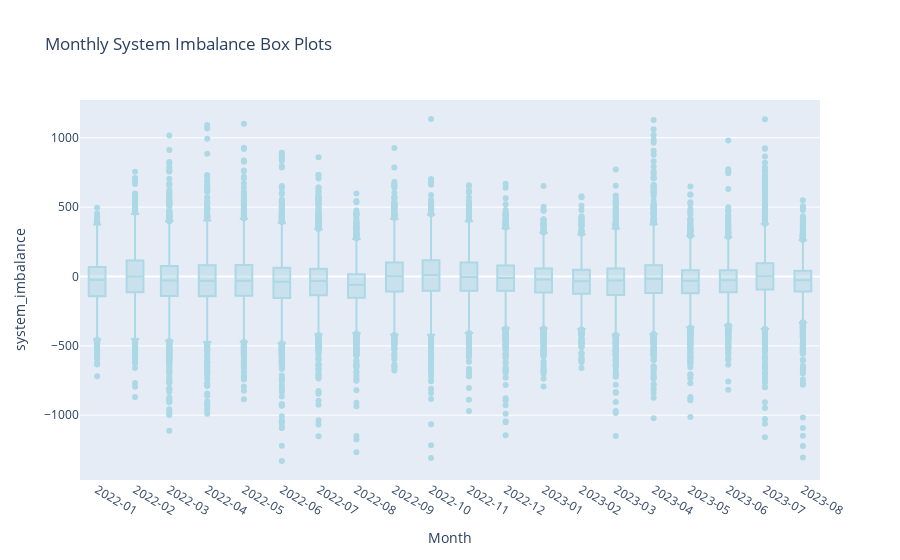

Notebook cell for this chart:
### Code cell
# Extract the month from the datetime for grouping
ds_raw["month_year"] = ds_raw['datetime_utc'].dt.to_period('M').astype(str)

# Create the box plot
fig = px.box(ds_raw, x='month_year', y='system_imbalance', title='Monthly System Imbalance Box Plots')

fig.update_traces(marker=dict(color='lightblue'))

# Customize x-axis (add x-ticks for each month and x-axis label)
fig.update_xaxes(tickvals=ds_raw['month_year'].unique(), ticktext=ds_raw['month_year'].unique(), title_text='Month')


# Show the plot
fig.show(config={'staticPlot': True})

### Figure 1 — Plotly figure (JSON) as saved in the notebook; plotly's stock layout.template omitted (floating-point values rounded to 4 significant figures; data arrays with more than 128 entries replaced by an {"elided": "..."} marker saying what was removed)
{"data": [{"alignmentgroup": "True", "hovertemplate": "month_year=%{x}<br>system_imbalance=%{y}<extra></extra>", "legendgroup": "", "marker": {"color": "lightblue"}, "name": "", "notched": false, "offsetgroup": "", "orientation": "v", "showlegend": false, "type": "box", "x": {"elided": "58360 str values"}, "x0": " ", "xaxis": "x", "y": {"elided": "58360 float values"}, "y0": " ", "yaxis": "y"}], "layout": {"boxmode": "group", "legend": {"tracegroupgap": 0}, "title": {"text": "Monthly System Imbalance Box Plots"}, "xaxis": {"anchor": "y", "domain": [0, 1], "ticktext": ["2022-01", "2022-02", "2022-03", "2022-04", "2022-05", "2022-06", "2022-07", "2022-08", "2022-09", "2022-10", "2022-11", "2022-12", "2023-01", "2023-02", "2023-03", "2023-04", "2023-05", "2023-06", "2023-07", "2023-08"], "tickvals": ["2022-01", "2022-02", "2022-03", "2022-04", "2022-05", "2022-06", "2022-07", "2022-08", "2022-09", "2022-10", "2022-11", "2022-12", "2023-01", "2023-02", "2023-03", "2023-04", "2023-05", "2023-06", "2023-07", "2023-08"], "title": {"text": "Month"}}, "yaxis": {"anchor": "x", "domain": [0, 1], "title": {"text": "system_imbalance"}}}}
